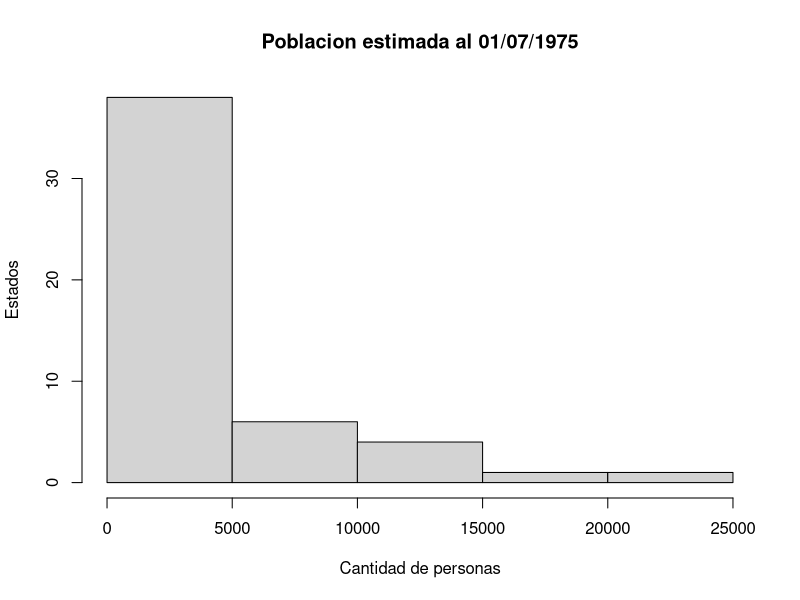
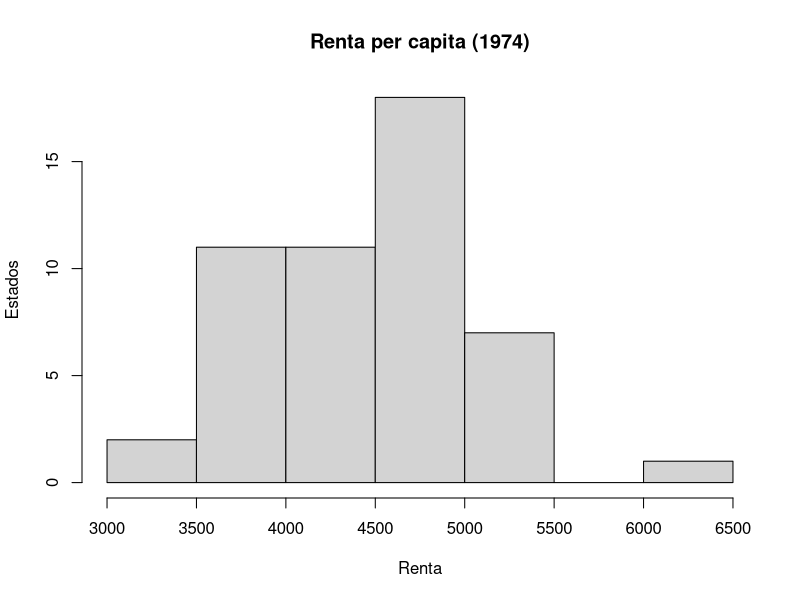
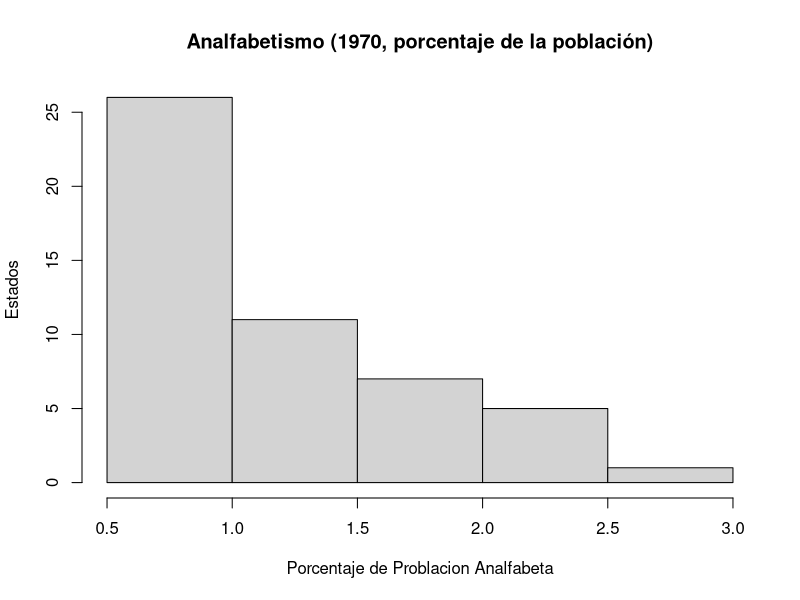
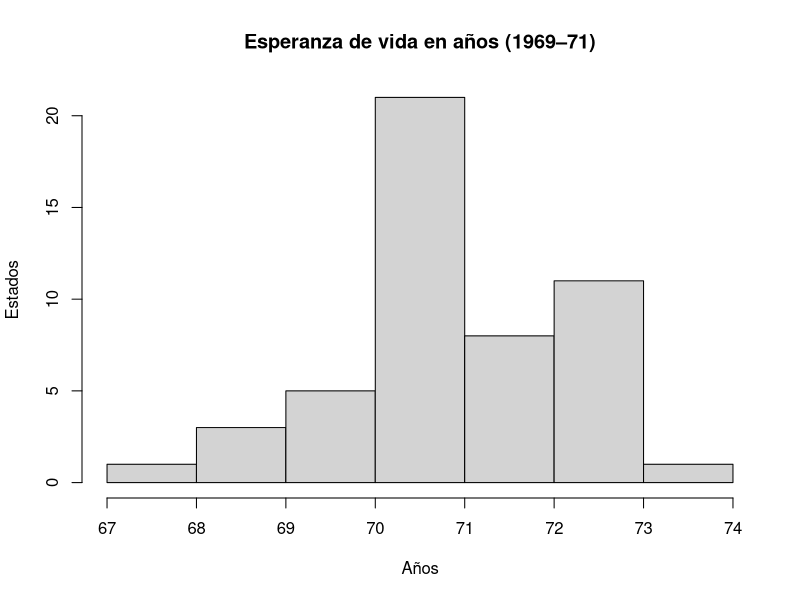
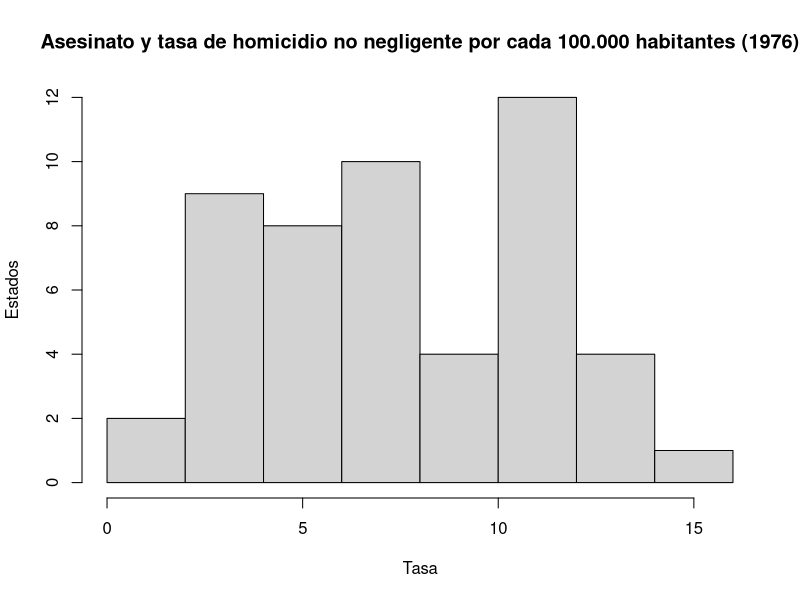
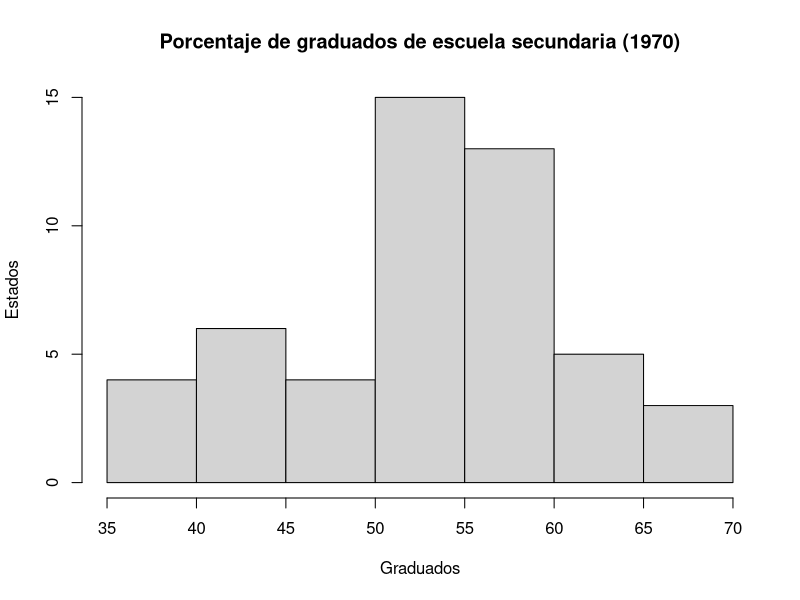
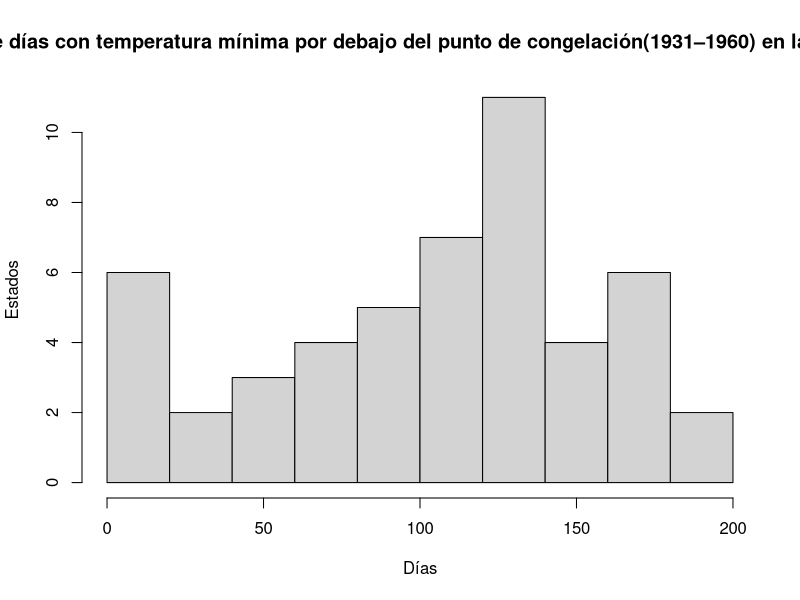
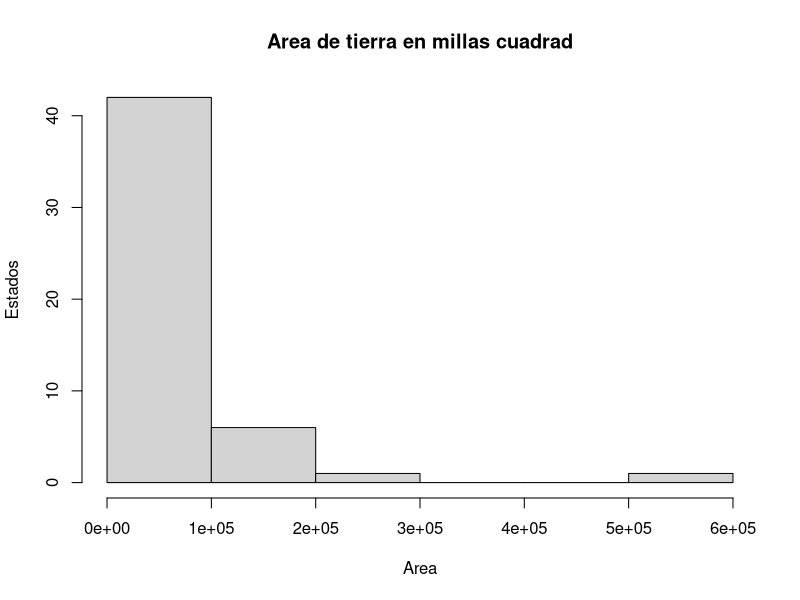

Generate these figures, in order, with R:
# Laboratorio 4 - CO3321
# Sección 1
# Andrea Reyes 15-11201
# Javier Medina 12-10400

# 1.1 (20 puntos) Realice un análisis descriptivo de los datos (histograma, gráfico de cajas, número de la
# muestra, mínimo, cuartiles, media y desviación).


# Se cargan los datos
data(state)
edo.77<- as.data.frame(state.x77)
names(edo.77)[4] <- "Life.Exp"
names(edo.77)[6] <- "HS.Grad"

# Mostramos los datos
edo.77
View(edo.77)

#• Population: estimación de población al 1 de julio de 1975.
#• Income: renta per capita (1974).
#• Illiteracy: analfabetismo (1970, porcentaje de la población).
#• Life.Exp: esperanza de vida en años (1969–71)
#• Murder: asesinato y tasa de homicidio no negligente por cada 100.000 habitantes (1976)
#• HS Grad: porcentaje de graduados de escuela secundaria (1970).
#• Frost: número promedio de días con temperatura mínima por debajo del punto de congelación
#(1931–1960) en la capital o ciudad grande.
#• Area: área de tierra en millas cuadrad

# Realizamos los histogramas de las variables
hist(edo.77$Population, main = "Poblacion estimada al 01/07/1975", ylab = "Estados", xlab = "Cantidad de personas")
hist(edo.77$Income, main = "Renta per capita (1974)", ylab = "Estados", xlab = "Renta")
hist(edo.77$Illiteracy, main = "Analfabetismo (1970, porcentaje de la población)", ylab = "Estados", xlab = "Porcentaje de Problacion Analfabeta")
hist(edo.77$Life.Exp, main = "Esperanza de vida en años (1969–71)", ylab = "Estados", xlab = "Años")
hist(edo.77$Murder, main = "Asesinato y tasa de homicidio no negligente por cada 100.000 habitantes (1976)", ylab = "Estados", xlab = "Tasa")
hist(edo.77$HS.Grad, main = "Porcentaje de graduados de escuela secundaria (1970)", ylab = "Estados", xlab = "Graduados")
hist(edo.77$Frost, main = "Número promedio de días con temperatura mínima por debajo del punto de congelación(1931–1960) en la capital o ciudad grande", ylab = "Estados", xlab = "Días")
hist(edo.77$Area, main = "Area de tierra en millas cuadrad", ylab = "Estados", xlab = "Area")

# Hacemos el Summary para extraer los datos descriptivos
summary(edo.77)


# Realizamos los boxsplot

boxplot(edo.77$Population, ylab="Poblacion")
boxplot(edo.77$Income, ylab="Renta")
boxplot(edo.77$Illiteracy, ylab="Porcentaje Poblacion Analfabeta")
boxplot(edo.77$Life.Exp, ylab="Espezanda de Vida")
boxplot(edo.77$Murder, ylab="Asesinato y Tasa de Homicidios")
boxplot(edo.77$HS.Grad, ylab="Pocentaje de Graduados")
boxplot(edo.77$Frost, ylab="Dias con temperatura minima")
boxplot(edo.77$Area, ylab="Area")

# Desviacion estandar

sd(edo.77$Population)
sd(edo.77$Income)
sd(edo.77$Illiteracy)
sd(edo.77$Life.Exp)
sd(edo.77$Murder)
sd(edo.77$HS.Grad)
sd(edo.77$Frost)
sd(edo.77$Area)

# 1.2 (10 puntos) Realice un gráfico de dispersión y una matriz de correlación de las
# variables independientes respecto a Life Exp. Interprete los resultados.

# Gráfico de dispersión
pairs(edo.77)

# Matriz de correlación
cor(edo.77)

# 1.3 (30 puntos) ¿Cuál es el modelo que explica mejor la variabilidad de Life Exp? 
# Incluya todas las pruebas necesarias para llegar a este modelo. Utilice un nivel
# de significancia de 0.001.







